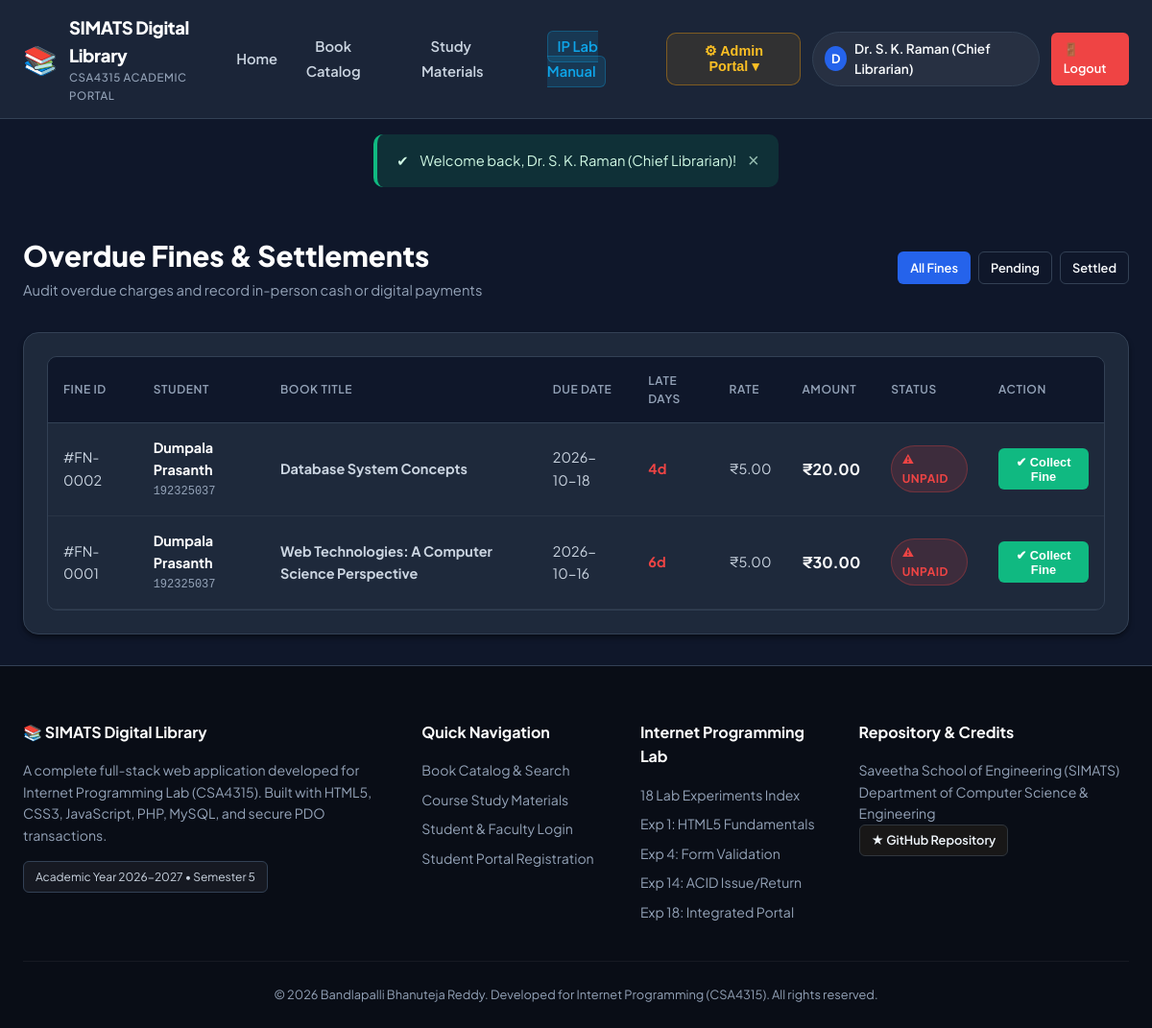
/admin/fines.php (signed in), run on the app's committed database.
### tables this page shows
CREATE TABLE IF NOT EXISTS fines (
    id INT AUTO_INCREMENT PRIMARY KEY,
    issue_id INT NOT NULL UNIQUE,
    user_id INT NOT NULL,
    overdue_days INT NOT NULL DEFAULT 0,
    daily_rate DECIMAL(8,2) NOT NULL DEFAULT 5.00,
    fine_amount DECIMAL(8,2) NOT NULL DEFAULT 0.00,
    status ENUM('unpaid', 'paid') NOT NULL DEFAULT 'unpaid',
    created_at TIMESTAMP DEFAULT CURRENT_TIMESTAMP,
    paid_at TIMESTAMP NULL DEFAULT NULL,
    FOREIGN KEY (issue_id) REFERENCES book_issues(id) ON DELETE CASCADE,
    FOREIGN KEY (user_id) REFERENCES users(id) ON DELETE CASCADE,
    INDEX idx_fine_status (status),
    INDEX idx_fine_user (user_id)
);

CREATE TABLE IF NOT EXISTS users (
    id INT AUTO_INCREMENT PRIMARY KEY,
    student_id VARCHAR(50) NOT NULL UNIQUE,
    name VARCHAR(100) NOT NULL,
    email VARCHAR(100) NOT NULL UNIQUE,
    password VARCHAR(255) NOT NULL,
    role ENUM('admin', 'student') NOT NULL DEFAULT 'student',
    phone VARCHAR(20) DEFAULT NULL,
    department VARCHAR(100) DEFAULT 'Computer Science & Engineering',
    status ENUM('active', 'suspended') NOT NULL DEFAULT 'active',
    created_at TIMESTAMP DEFAULT CURRENT_TIMESTAMP,
    INDEX idx_user_role (role),
    INDEX idx_user_email (email)
);

CREATE TABLE IF NOT EXISTS books (
    id INT AUTO_INCREMENT PRIMARY KEY,
    title VARCHAR(255) NOT NULL,
    author VARCHAR(255) NOT NULL,
    isbn VARCHAR(30) NOT NULL UNIQUE,
    category VARCHAR(100) NOT NULL,
    publisher VARCHAR(150) DEFAULT NULL,
    publication_year INT DEFAULT NULL,
    total_copies INT NOT NULL DEFAULT 1,
    available_copies INT NOT NULL DEFAULT 1,
    description TEXT DEFAULT NULL,
    cover_image VARCHAR(255) DEFAULT NULL,
    created_at TIMESTAMP DEFAULT CURRENT_TIMESTAMP,
    INDEX idx_book_category (category),
    INDEX idx_book_title (title),
    INDEX idx_book_author (author)
);

CREATE TABLE IF NOT EXISTS book_issues (
    id INT AUTO_INCREMENT PRIMARY KEY,
    user_id INT NOT NULL,
    book_id INT NOT NULL,
    issue_date DATE NOT NULL,
    due_date DATE NOT NULL,
    return_date DATE DEFAULT NULL,
    status ENUM('issued', 'returned', 'overdue') NOT NULL DEFAULT 'issued',
    issued_by INT DEFAULT NULL,
    created_at TIMESTAMP DEFAULT CURRENT_TIMESTAMP,
    FOREIGN KEY (user_id) REFERENCES users(id) ON DELETE CASCADE,
    FOREIGN KEY (book_id) REFERENCES books(id) ON DELETE CASCADE,
    FOREIGN KEY (issued_by) REFERENCES users(id) ON DELETE SET NULL,
    INDEX idx_issue_status (status),
    INDEX idx_issue_user (user_id),
    INDEX idx_issue_due (due_date)
);

### admin/fines.php (the view, shortened to what this page needs)
<?php
$filter = trim($_GET['status'] ?? '');
$fines = [];
$pdo = get_db_connection();
try {
    $sql = "
        SELECT f.*, u.name AS student_name, u.student_id, b.title AS book_title, b.isbn,
               bi.due_date, bi.return_date
        FROM fines f
        JOIN users u ON f.user_id = u.id
        JOIN book_issues bi ON f.issue_id = bi.id
        JOIN books b ON bi.book_id = b.id
        WHERE 1=1
    ";
    $params = [];
    $sql .= " ORDER BY f.id DESC";
    $stmt = $pdo->prepare($sql);
    $stmt->execute($params);
    $fines = $stmt->fetchAll();
} catch (Exception $e) {
    set_flash('error', 'Error loading fines: ' . $e->getMessage());
}
include_once __DIR__ . '/../includes/header.php';
?>
<div style="display: flex; justify-content: space-between; align-items: center; margin-bottom: 2rem; flex-wrap: wrap; gap: 1rem;">
    <div>
        <h1 style="font-size: 1.85rem; font-weight: 800; color: #ffffff;">Overdue Fines & Settlements</h1>
        <p style="color: var(--text-muted); font-size: 0.92rem;">Audit overdue charges and record in-person cash or digital payments</p>
    </div>
    <div style="display: flex; gap: 0.5rem;">
        <a href="<?php echo BASE_URL; ?>/admin/fines.php" class="btn btn-sm <?php echo empty($filter) ? 'btn-primary' : 'btn-outline'; ?>">All Fines</a>
        <a href="<?php echo BASE_URL; ?>/admin/fines.php?status=unpaid" class="btn btn-sm <?php echo ($filter === 'unpaid') ? 'btn-danger' : 'btn-outline'; ?>">Pending</a>
        <a href="<?php echo BASE_URL; ?>/admin/fines.php?status=paid" class="btn btn-sm <?php echo ($filter === 'paid') ? 'btn-success' : 'btn-outline'; ?>">Settled</a>
    </div>
</div>
<div class="card" style="padding: 1.5rem;">
    <?php if (!empty($fines)): ?>
        <div class="table-responsive">
            <table class="data-table">
                <thead>
                    <tr>
                        <th>Fine ID</th>
                        <th>Student</th>
                        <th>Book Title</th>
                        <th>Due Date</th>
                        <th>Late Days</th>
                        <th>Rate</th>
                        <th>Amount</th>
                        <th>Status</th>
                        <th>Action</th>
                    </tr>
                </thead>
                <tbody>
                    <?php foreach ($fines as $fn): ?>
                        <tr>
                            <td>#FN-<?php echo str_pad($fn['id'], 4, '0', STR_PAD_LEFT); ?></td>
                            <td>
                                <strong style="color: #ffffff;"><?php echo htmlspecialchars($fn['student_name']); ?></strong>
                                <div style="font-size: 0.75rem; color: var(--text-muted);"><code><?php echo htmlspecialchars($fn['student_id']); ?></code></div>
                            </td>
                            <td>
                                <strong><?php echo htmlspecialchars($fn['book_title']); ?></strong>
                            </td>
                            <td><?php echo htmlspecialchars($fn['due_date']); ?></td>
                            <td><span style="color: #ef4444; font-weight: 700;"><?php echo $fn['overdue_days']; ?>d</span></td>
                            <td>₹<?php echo number_format($fn['daily_rate'], 2); ?></td>
                            <td><strong style="color: #ffffff; font-size: 1rem;">₹<?php echo number_format($fn['fine_amount'], 2); ?></strong></td>
                            <td>
                                <?php if ($fn['status'] === 'paid'): ?>
                                    <span class="badge badge-success">&#10004; Paid</span>
                                <?php else: ?>
                                    <span class="badge badge-danger">&#9888; Unpaid</span>
                                <?php endif; ?>
                            </td>
                            <td>
                                <?php if ($fn['status'] === 'unpaid'): ?>
                                    <form action="<?php echo BASE_URL; ?>/admin/fines.php" method="POST" style="display: inline;" onsubmit="return confirm('Collect ₹<?php echo number_format($fn['fine_amount'], 2); ?> from <?php echo htmlspecialchars($fn['student_name']); ?> and mark fine as paid?');">
                                        <button type="submit" class="btn btn-sm btn-success">
                                            &#10004; Collect Fine
                                        </button>
                                    </form>
                                <?php else: ?>
                                    <span style="font-size: 0.8rem; color: var(--text-muted);">&#10004; Settled</span>
                                <?php endif; ?>
                            </td>
                        </tr>
                    <?php endforeach; ?>
                </tbody>
            </table>
        </div>
    <?php else: ?>
        <p style="text-align: center; color: var(--text-muted); padding: 3rem;">No fine records found for this status.</p>
    <?php endif; ?>
</div>
<?php include_once __DIR__ . '/../includes/footer.php'; ?>

### assets/css/style.css (style rules this page uses)
:root { --primary: #2563eb; --primary-hover: #1d4ed8; --primary-light: #dbeafe; --primary-glow: rgba(37, 99, 235, 0.2); --accent: #0ea5e9; --accent-dark: #0284c7; --bg-dark: #0f172a; --bg-surface: #1e293b; --bg-card: #1e293b; --bg-card-hover: #334155; --bg-input: #0f172a; --border-color: #334155; --border-light: #475569; --text-primary: #f8fafc; --text-secondary: #cbd5e1; --text-muted: #94a3b8; --success: #10b981; --success-bg: rgba(16, 185, 129, 0.15); --warning: #f59e0b; --warning-bg: rgba(245, 158, 11, 0.15); --danger: #ef4444; --danger-bg: rgba(239, 68, 68, 0.15); --info: #38bdf8; --info-bg: rgba(56, 189, 248, 0.15); --radius-sm: 6px; --radius-md: 10px; --radius-lg: 16px; --radius-full: 9999px; --shadow-sm: 0 1px 2px rgba(0, 0, 0, 0.3); --shadow-md: 0 4px 6px -1px rgba(0, 0, 0, 0.4), 0 2px 4px -2px rgba(0, 0, 0, 0.3); --shadow-lg: 0 10px 15px -3px rgba(0, 0, 0, 0.5), 0 4px 6px -4px rgba(0, 0, 0, 0.4); --shadow-xl: 0 20px 25px -5px rgba(0, 0, 0, 0.6), 0 8px 10px -6px rgba(0, 0, 0, 0.5); --transition: all 0.2s cubic-bezier(0.4, 0, 0.2, 1); }
*, *::before, *::after { box-sizing: border-box; margin: 0; padding: 0; }
body { font-family: 'Plus Jakarta Sans', -apple-system, BlinkMacSystemFont, 'Segoe UI', Roboto, sans-serif; background-color: var(--bg-dark); color: var(--text-primary); line-height: 1.6; min-height: 100vh; display: flex; flex-direction: column; }
.btn { display: inline-flex; align-items: center; justify-content: center; gap: 0.5rem; padding: 0.65rem 1.25rem; font-size: 0.9rem; font-weight: 600; border-radius: var(--radius-md); border: 1px solid transparent; cursor: pointer; text-decoration: none; transition: var(--transition); }
.btn-sm { padding: 0.35rem 0.75rem; font-size: 0.8rem; border-radius: var(--radius-sm); }
.btn-primary { background: var(--primary); color: #ffffff; }
.btn-outline { background: transparent; border-color: var(--border-color); color: var(--text-primary); }
.btn-success { background: var(--success); color: #ffffff; }
.card { background: var(--bg-card); border: 1px solid var(--border-color); border-radius: var(--radius-lg); padding: 1.75rem; box-shadow: var(--shadow-md); transition: var(--transition); }
.table-responsive { overflow-x: auto; border-radius: var(--radius-md); border: 1px solid var(--border-color); background: var(--bg-card); }
.data-table { width: 100%; border-collapse: collapse; text-align: left; font-size: 0.9rem; }
.data-table th { background: #0f172a; color: var(--text-muted); padding: 0.9rem 1rem; font-weight: 600; text-transform: uppercase; font-size: 0.75rem; letter-spacing: 0.05em; border-bottom: 1px solid var(--border-color); }
.data-table td { padding: 0.9rem 1rem; border-bottom: 1px solid rgba(255, 255, 255, 0.05); color: var(--text-secondary); }
.badge { display: inline-flex; align-items: center; gap: 0.35rem; padding: 0.25rem 0.65rem; border-radius: var(--radius-full); font-size: 0.75rem; font-weight: 700; text-transform: uppercase; letter-spacing: 0.04em; }
.badge-danger { background: var(--danger-bg); color: var(--danger); border: 1px solid rgba(239, 68, 68, 0.3); }

### data on the page
fines: id "0002", user.name "Dumpala Prasanth", user.student_id "192325037", books.title "Database System Concepts", issue.due_date "2026-10-18", overdue_days "4", daily_rate "5.00", fine_amount "20.00", status "⚠ UNPAID"
fines: id "0001", user.name "Dumpala Prasanth", user.student_id "192325037", books.title "Web Technologies: A Computer Science Perspective", issue.due_date "2026-10-16", overdue_days "6", daily_rate "5.00", fine_amount "30.00", status "⚠ UNPAID"

### other printed values
APP_NAME "SIMATS Digital Library"
substr($user['name'], 0, 1) "D"
$user['name'] "Dr. S. K. Raman (Chief Librarian)"
$flash['message'] "Welcome back, Dr. S. K. Raman (Chief Librarian)!"
